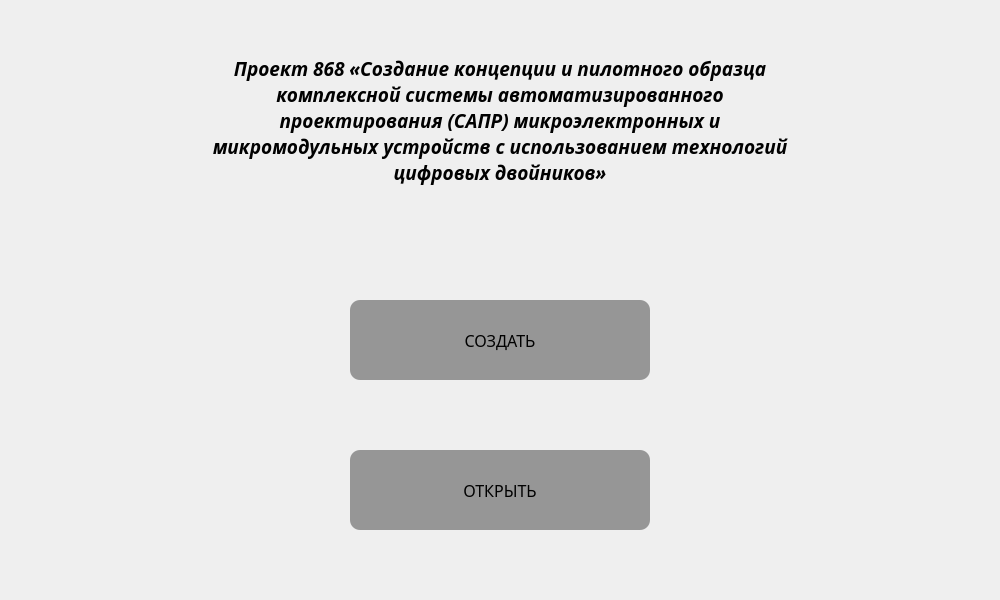
<?xml version="1.0" encoding="UTF-8"?>
<ui version="4.0">
 <class>Dialog</class>
 <widget class="QDialog" name="Dialog">
  <property name="geometry">
   <rect>
    <x>0</x>
    <y>0</y>
    <width>1000</width>
    <height>600</height>
   </rect>
  </property>
  <property name="windowTitle">
   <string>Dialog</string>
  </property>
  <property name="styleSheet">
   <string notr="true">background-color:rgba(255., 255, 255, 255);</string>
  </property>
  <widget class="QPushButton" name="btn_create">
   <property name="enabled">
    <bool>true</bool>
   </property>
   <property name="geometry">
    <rect>
     <x>350</x>
     <y>300</y>
     <width>300</width>
     <height>80</height>
    </rect>
   </property>
   <property name="font">
    <font>
     <family>Sitka</family>
     <pointsize>12</pointsize>
     <weight>50</weight>
     <italic>false</italic>
     <bold>false</bold>
     <strikeout>false</strikeout>
    </font>
   </property>
   <property name="cursor">
    <cursorShape>ArrowCursor</cursorShape>
   </property>
   <property name="styleSheet">
    <string notr="true">background-color: rgba(89, 89, 89, 150);
color: rgb(1, 1, 1);
border-radius: 10px;
border: none</string>
   </property>
   <property name="text">
    <string>СОЗДАТЬ</string>
   </property>
  </widget>
  <widget class="QLabel" name="label_2">
   <property name="geometry">
    <rect>
     <x>200</x>
     <y>20</y>
     <width>600</width>
     <height>200</height>
    </rect>
   </property>
   <property name="sizePolicy">
    <sizepolicy hsizetype="Preferred" vsizetype="Preferred">
     <horstretch>0</horstretch>
     <verstretch>0</verstretch>
    </sizepolicy>
   </property>
   <property name="font">
    <font>
     <family>Sitka</family>
     <pointsize>14</pointsize>
     <weight>75</weight>
     <italic>true</italic>
     <bold>true</bold>
     <strikeout>false</strikeout>
    </font>
   </property>
   <property name="styleSheet">
    <string notr="true">background-color: rgba(39, 89, 80, 0);
color: rgb(1, 1, 1);</string>
   </property>
   <property name="text">
    <string>Проект 868 «Создание концепции и пилотного образца комплексной системы автоматизированного проектирования (САПР) микроэлектронных и микромодульных устройств с использованием технологий цифровых двойников»</string>
   </property>
   <property name="textFormat">
    <enum>Qt::AutoText</enum>
   </property>
   <property name="alignment">
    <set>Qt::AlignCenter</set>
   </property>
   <property name="wordWrap">
    <bool>true</bool>
   </property>
  </widget>
  <widget class="QPushButton" name="btn_open">
   <property name="enabled">
    <bool>true</bool>
   </property>
   <property name="geometry">
    <rect>
     <x>350</x>
     <y>450</y>
     <width>300</width>
     <height>80</height>
    </rect>
   </property>
   <property name="font">
    <font>
     <family>Sitka</family>
     <pointsize>12</pointsize>
     <weight>50</weight>
     <italic>false</italic>
     <bold>false</bold>
     <strikeout>false</strikeout>
    </font>
   </property>
   <property name="cursor">
    <cursorShape>ArrowCursor</cursorShape>
   </property>
   <property name="styleSheet">
    <string notr="true">background-color: rgba(89, 89, 89, 150);
color: rgb(1, 1, 1);
border-radius: 10px;
border: none</string>
   </property>
   <property name="text">
    <string>ОТКРЫТЬ</string>
   </property>
  </widget>
 </widget>
 <resources/>
 <connections/>
</ui>
